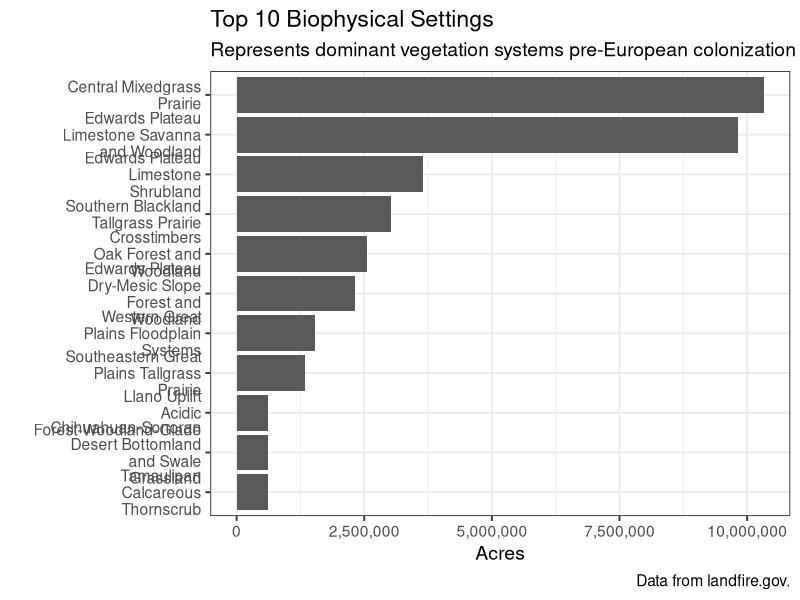
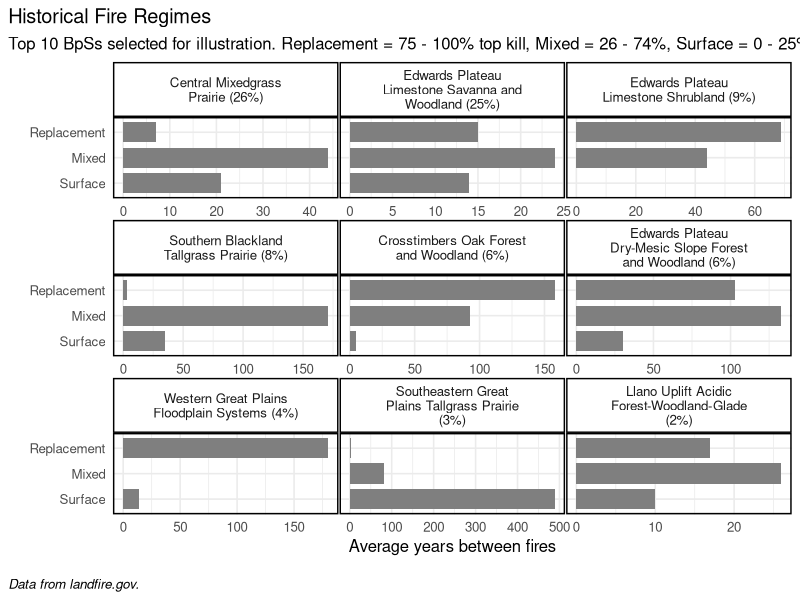

R code for these plots, in order:
## ---- chunk 1
#| label: Load packages and data
#| echo: true
#| message: false
#| warning: false
#| code-overflow: wrap
#| include: true
#| results: hide


# load packages
library(tidyverse)
library(scales)
library(stringr)

# read in data for our Area of Interest
bps_data <- read.csv("outputs/bps_aoi_attributes.csv")
evt_data <- read.csv("outputs/evt_aoi_attributes.csv")

## ---- chunk 2
#| label: BpS bar chart
#| echo: true
#| message: false
#| warning: false
#| code-overflow: wrap
#| include: true
#| results: hide
#| fig.width: 10
#| fig.height: 10

# summarize data by BpS Name attribute for chart.  We do this as an AoI may have multiple variants if it crosses multiple Map Zones. We also limit output dataframe to the top 10 BpSs.  Customize as needed!

bps_name <- bps_data %>%
  group_by(BPS_NAME) %>%
  summarize(ACRES = sum(ACRES),
            REL_PERCENT = sum(REL_PERCENT)) %>%
  arrange(desc(REL_PERCENT)) %>%
  top_n(n = 10, wt = REL_PERCENT)

# plot
bps_percent_chart <- 
  ggplot(data = bps_name, aes(x = BPS_NAME, y = REL_PERCENT)) + 
  geom_bar(stat = "identity") +
  labs(
    title = "Top 10 Biophysical Settings",
    subtitle = "Represents dominant vegetation systems pre-European colonization",
    caption = "Data from landfire.gov.",
    x = "",
    y = "Percent of landscape") +
  scale_x_discrete(limits = rev(bps_name$BPS_NAME),
                   labels = function(x) str_wrap(x, width = 18)) +
  coord_flip() +
  theme_bw(base_size = 14)


bps_acres_chart <-
  ggplot(data = bps_name, aes(x = BPS_NAME, y = ACRES)) + 
  geom_bar(stat = "identity") +
  labs(
    title = "Top 10 Biophysical Settings",
    subtitle = "Represents dominant vegetation systems pre-European colonization",
    caption = "Data from landfire.gov.",
    x = "",
    y = "Acres") +
  scale_x_discrete(limits = rev(bps_name$BPS_NAME),
                   labels = function(x) str_wrap(x, width = 18)) +
  coord_flip() +
  theme_bw(base_size = 14) +
  scale_y_continuous(labels = comma)

bps_acres_chart

## ---- chunk 3
#| label: FRI chart
#| echo: true
#| message: false
#| warning: false
#| code-overflow: wrap
#| include: true
#| results: hide
#| fig.width: 10
#| fig.height: 10

# Rename columns for clarity
bps_data_clean <- bps_data %>%
  rename(
    Replacement = FRI_REPLAC,
    Mixed = FRI_MIXED,
    Surface = FRI_SURFAC
  )

# Filter top 10 BPS_NAMEs by REL_PERCENT
top_bps <- bps_data_clean %>%
  arrange(desc(REL_PERCENT)) %>%
  slice_head(n = 10) %>%
  mutate(
    BPS_LABEL = paste0(BPS_NAME, " (", round(REL_PERCENT), "%)")
  )

# Reshape to long format
bps_long <- top_bps %>%
  select(BPS_LABEL, REL_PERCENT, Replacement, Mixed, Surface) %>%
  pivot_longer(cols = c(Replacement, Mixed, Surface),
               names_to = "Fire_Regime",
               values_to = "Years") %>%
  filter(Years >= 0)

# Set order of Fire types
bps_long$Fire_Regime <- factor(bps_long$Fire_Regime, levels = c(
  "Surface",
  "Mixed",
  "Replacement"
))

# Order BPS_LABEL by REL_PERCENT
bps_long$BPS_LABEL <- factor(bps_long$BPS_LABEL,
                             levels = top_bps$BPS_LABEL[order(top_bps$REL_PERCENT, decreasing = TRUE)])

# Plot
 fri_chart <- 
  ggplot(bps_long, aes(x = Years, y = Fire_Regime)) +
  geom_bar(stat = "identity", 
           fill = "grey50",
           width = 0.8, ) +  # grey bars
  facet_wrap(~ BPS_LABEL, 
             scales = "free_x",
             labeller = label_wrap_gen(width = 25), 
             nrow(3)) +
  theme_minimal(base_size = 12) +
  labs(
    title = "Historical Fire Regimes",
    subtitle = "Top 10 BpSs selected for illustration. Replacement = 75 - 100% top kill, Mixed = 26 - 74%, Surface = 0 - 25%",
    caption = "\nData from landfire.gov.",
    x = "Average years between fires",
    y = "") +
  theme(plot.caption = element_text(hjust = 0, face= "italic"), #Default is hjust=1
        plot.title.position = "plot", #NEW parameter. Apply for subtitle too.
        plot.caption.position =  "plot") +
  theme(panel.spacing = unit(.05, "lines"),
        panel.border = element_rect(color = "black", fill = NA, linewidth = 1), 
        strip.background = element_rect(color = "black", linewidth  = 1))

 fri_chart 
